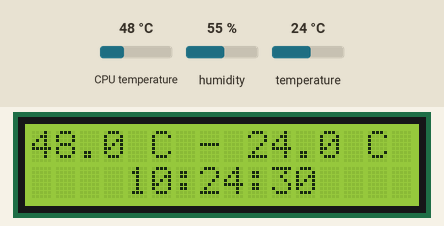
The program below on a simulated Raspberry Pi (header pin numbers). Shown: 16×2 character LCD. Inputs (shaded band) come from the test bench; at power-on: temperature 24 °C, CPU temperature 48 °C, humidity 55 %. The clock reads 2024-03-15 10:24:30 at power-on unless the program sets it; library files of the repository ran but are not shown: PCF8574.py, Adafruit_LCD1602.py; what the program prints to the terminal is not drawn.

Above: at 1.2 s.
1.3 s: temperature set to 0 °C
At 2.7 s:
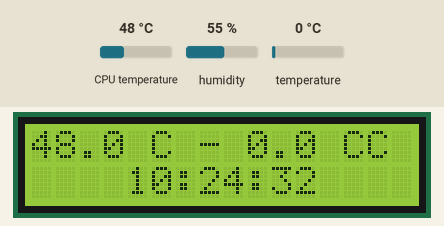
6.7 s: CPU temperature set to 31 °C
At 8.6 s:
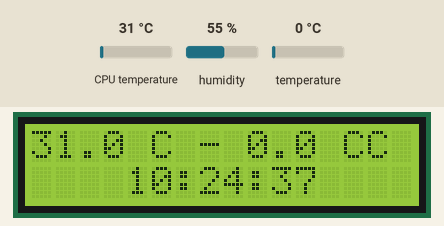
9.0 s: CPU temperature set to 44 °C
At 11.0 s:
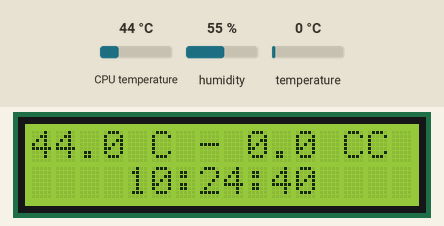
12.0 s: temperature set to 12 °C
At 13.6 s:
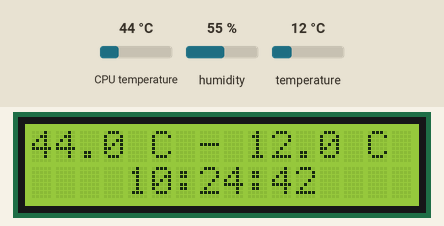
14.3 s: temperature set to 19 °C
At 16.3 s:
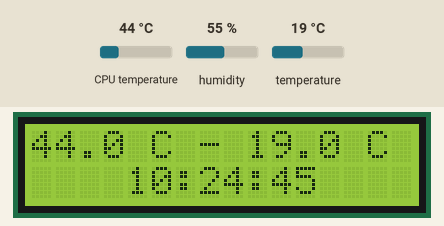
Timing chart, 0 to 17.8 s (numbered marks = the images above; inputs shaded):
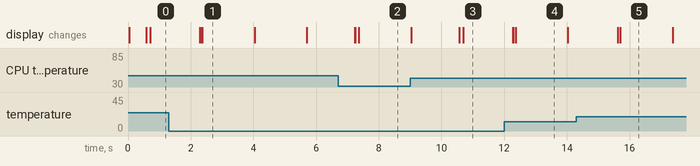

Measured:
- after the input at 1.3 s, the display: first differs from a run without the input after 1.0 s (image 1 shows a later state)
- after the input at 6.7 s, the display: first changes after 0.54 s (image 2 shows a later state)
- after the input at 12.0 s, the display: first differs from a run without the input after 0.29 s (image 4 shows a later state)
- what the display in image 1 shows lasts 1.6 s, from 2.4 s to 4.0 s

The program:

MonEcranLCD_old.py
```python
from PCF8574 import PCF8574_GPIO
from Adafruit_LCD1602 import Adafruit_CharLCD

#from time import sleep, strftime
from datetime import datetime
import RPi.GPIO as GPIO
import time
import Freenove_DHT as DHT
DHTPin = 11     #define the pin of DHT11
TempCPU = 0.0
TempExt = 0.0
HumExt = 0.0
state_LCD = False
old_state_LCD = False
dht = DHT.DHT(DHTPin)   #create a DHT class object

def get_cpu_temp():     # get CPU temperature and store it into file "/sys/class/thermal/thermal_zone0/temp"
    tmp = open('/sys/class/thermal/thermal_zone0/temp')
    cpu = tmp.read()
    tmp.close()
    return '{:.1f}'.format( float(cpu)/1000 ) + ' C'

def get_time_now():     # get system time
    return datetime.now().strftime('    %H:%M:%S')

def destroy_LCD():
	lcd.clear()
	mcp.output(3,0)     # turn on LCD backlight

def init_DHT():
	dht = DHT.DHT(DHTPin)   #create a DHT class object

def loop_DHT():
	chk = dht.readDHT11()
	if (chk is dht.DHTLIB_OK):
		global TempExt
		TempExt = dht.temperature
		HumExt = dht.humidity
		#print"Humidity : %.2f, \t Temperature : %.2f \n"%(dht.humidity,dht.temperature)

def init_LCD():
	mcp.output(3,1)     # turn on LCD backlight
	lcd.begin(16,2)     # set number of LCD lines and columns

def loop_LCD():
	global TempExt
	lcd.setCursor(0,0)  # set cursor position
	message =  get_cpu_temp() + ' - {:.1f}'.format( float(TempExt)) + ' C'
	lcd.message( message + '\n' )# display CPU temperature
	lcd.message( get_time_now() )   # display the time
	#print(TempExt)
	#print(message)

def loop():
    state_LCD = True
    old_state_LCD = False
    dht = DHT.DHT(DHTPin)   #create a DHT class object
    while(True):
		if (state_LCD == True) and (old_state_LCD == False):
			#Il faut initialiser
			init_LCD()
		if (state_LCD == True):
			loop_DHT()
			loop_LCD()
		if ((state_LCD == False) and (old_state_LCD == True)):
			destroy_LCD()
		old_state_LCD = state_LCD
		time.sleep(1)

PCF8574_address = 0x27  # I2C address of the PCF8574 chip.
PCF8574A_address = 0x3F  # I2C address of the PCF8574A chip.
# Create PCF8574 GPIO adapter.
try:
	mcp = PCF8574_GPIO(PCF8574_address)
except:
	try:
		mcp = PCF8574_GPIO(PCF8574A_address)
	except:
		print 'I2C Address Error !'
		exit(1)
# Create LCD, passing in MCP GPIO adapter.
lcd = Adafruit_CharLCD(pin_rs=0, pin_e=2, pins_db=[4,5,6,7], GPIO=mcp)

if __name__ == '__main__':
	print 'Program is starting ... '
	state_LCD = False
	old_state_LCD = False
	init_DHT()
    	try:
		state_LCD = True
		old_state_LCD = False
        	loop()
	except KeyboardInterrupt:
		destroy_LCD()
        	GPIO.cleanup()
        	exit()
```
